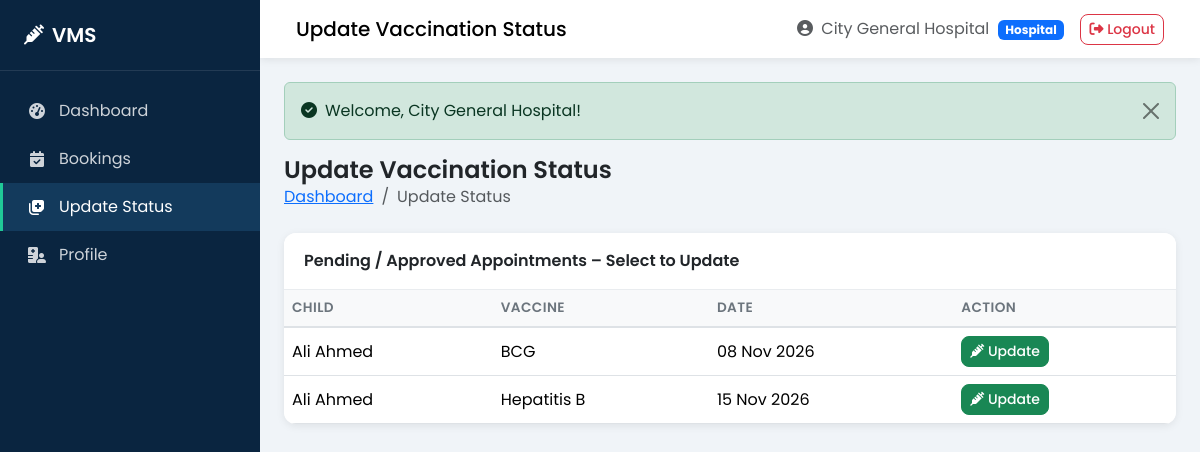
The app's page /hospital/vaccination-status.php (signed in) with its own data.
### tables this page shows
CREATE TABLE `appointments` (
  `id` int(11) NOT NULL AUTO_INCREMENT,
  `parent_id` int(11) NOT NULL,
  `child_id` int(11) NOT NULL,
  `hospital_id` int(11) NOT NULL,
  `vaccine_id` int(11) NOT NULL,
  `appointment_date` date NOT NULL,
  `appointment_time` time NOT NULL,
  `status` enum('pending','approved','rejected','completed','cancelled') NOT NULL DEFAULT 'pending',
  `notes` text DEFAULT NULL,
  `admin_notes` text DEFAULT NULL,
  `created_at` timestamp NOT NULL DEFAULT CURRENT_TIMESTAMP,
  `updated_at` timestamp NOT NULL DEFAULT CURRENT_TIMESTAMP ON UPDATE CURRENT_TIMESTAMP,
  PRIMARY KEY (`id`),
  KEY `parent_id` (`parent_id`),
  KEY `child_id` (`child_id`),
  KEY `hospital_id` (`hospital_id`),
  KEY `vaccine_id` (`vaccine_id`),
  KEY `idx_appointment_date` (`appointment_date`),
  KEY `idx_status` (`status`),
  CONSTRAINT `appointments_ibfk_1` FOREIGN KEY (`parent_id`) REFERENCES `parents` (`id`) ON DELETE CASCADE ON UPDATE CASCADE,
  CONSTRAINT `appointments_ibfk_2` FOREIGN KEY (`child_id`) REFERENCES `children` (`id`) ON DELETE CASCADE ON UPDATE CASCADE,
  CONSTRAINT `appointments_ibfk_3` FOREIGN KEY (`hospital_id`) REFERENCES `hospitals` (`id`) ON DELETE CASCADE ON UPDATE CASCADE,
  CONSTRAINT `appointments_ibfk_4` FOREIGN KEY (`vaccine_id`) REFERENCES `vaccines` (`id`) ON DELETE CASCADE ON UPDATE CASCADE
);

CREATE TABLE `children` (
  `id` int(11) NOT NULL AUTO_INCREMENT,
  `parent_id` int(11) NOT NULL,
  `full_name` varchar(100) NOT NULL,
  `date_of_birth` date NOT NULL,
  `gender` enum('male','female','other') NOT NULL,
  `blood_group` varchar(5) DEFAULT NULL,
  `cnic` varchar(15) DEFAULT NULL,
  `birth_certificate_no` varchar(50) DEFAULT NULL,
  `status` enum('active','inactive') NOT NULL DEFAULT 'active',
  `created_at` timestamp NOT NULL DEFAULT CURRENT_TIMESTAMP,
  `updated_at` timestamp NOT NULL DEFAULT CURRENT_TIMESTAMP ON UPDATE CURRENT_TIMESTAMP,
  PRIMARY KEY (`id`),
  KEY `parent_id` (`parent_id`),
  CONSTRAINT `children_ibfk_1` FOREIGN KEY (`parent_id`) REFERENCES `parents` (`id`) ON DELETE CASCADE ON UPDATE CASCADE
);

CREATE TABLE `vaccines` (
  `id` int(11) NOT NULL AUTO_INCREMENT,
  `name` varchar(100) NOT NULL,
  `description` text DEFAULT NULL,
  `recommended_age` varchar(50) DEFAULT NULL,
  `doses_required` int(11) NOT NULL DEFAULT 1,
  `interval_days` int(11) DEFAULT 0,
  `availability` enum('available','unavailable') NOT NULL DEFAULT 'available',
  `status` enum('active','inactive') NOT NULL DEFAULT 'active',
  `created_at` timestamp NOT NULL DEFAULT CURRENT_TIMESTAMP,
  `updated_at` timestamp NOT NULL DEFAULT CURRENT_TIMESTAMP ON UPDATE CURRENT_TIMESTAMP,
  PRIMARY KEY (`id`)
);

### config/config.php (called while the page is built, shortened)
<?php
function url($path = '') {
    return BASE_URL . '/' . ltrim($path, '/');
}
function e($string) {
    return htmlspecialchars($string ?? '', ENT_QUOTES, 'UTF-8');
}
function current_user_id() {
    return $_SESSION['user_id'] ?? null;
}

### hospital/vaccination-status.php (the view, shortened to what this page needs)
<?php
require_once __DIR__ . '/../config/db.php';
$hospital_id = current_user_id();
$id = (int)($_GET['id'] ?? 0);
$errors = [];
$pending = [];
if ($id <= 0) {
    $stmt = mysqli_prepare($conn, "SELECT a.*, c.full_name AS child_name, v.name AS vaccine_name
        FROM appointments a
        JOIN children c ON a.child_id = c.id
        JOIN vaccines v ON a.vaccine_id = v.id
        WHERE a.hospital_id = ? AND a.status IN ('pending','approved')
        ORDER BY a.appointment_date ASC");
    mysqli_stmt_bind_param($stmt, "i", $hospital_id);
    mysqli_stmt_execute($stmt);
    $res = mysqli_stmt_get_result($stmt);
    while ($r = mysqli_fetch_assoc($res)) $pending[] = $r;
}
include __DIR__ . '/../includes/header.php';
?>
<div class="page-header">
    <div>
        <h1>Update Vaccination Status</h1>
        <nav aria-label="breadcrumb"><ol class="breadcrumb"><li class="breadcrumb-item"><a href="<?php echo url('hospital/dashboard.php'); ?>">Dashboard</a></li><li class="breadcrumb-item active">Update Status</li></ol></nav>
    </div>
</div>
<?php if ($id > 0 && isset($appointment)): ?>
<div class="row justify-content-center">
    <div class="col-lg-6">
        <div class="card">
            <div class="card-header">Appointment Details</div>
            <div class="card-body">
                <?php if ($errors): ?><div class="alert alert-danger"><?php echo e(implode(', ', $errors)); ?></div><?php endif; ?>
                <p><strong>Child:</strong> <?php echo e($appointment['child_name']); ?></p>
                <p><strong>Parent:</strong> <?php echo e($appointment['parent_name']); ?></p>
                <p><strong>Vaccine:</strong> <?php echo e($appointment['vaccine_name']); ?></p>
                <p><strong>Scheduled:</strong> <?php echo date('d M Y', strtotime($appointment['appointment_date'])); ?> at <?php echo date('h:i A', strtotime($appointment['appointment_time'])); ?></p>
                <hr>
                <form method="POST">
                    <?php echo csrf_field(); ?>
                    <input type="hidden" name="appointment_id" value="<?php echo $appointment['id']; ?>">
                    <div class="mb-3">
                        <label class="form-label">Status *</label>
                        <select name="status" class="form-select" id="statusSelect" required>
                            <option value="completed">Completed</option>
                            <option value="cancelled">Cancelled</option>
                        </select>
                    </div>
                    <div id="completedFields">
                        <div class="mb-3">
                            <label class="form-label">Vaccination Date</label>
                            <input type="date" name="vaccination_date" class="form-control" value="<?php echo date('Y-m-d'); ?>">
                        </div>
                        <div class="mb-3">
                            <label class="form-label">Dose Number</label>
                            <input type="number" name="dose_number" class="form-control" value="1" min="1">
                        </div>
                        <div class="mb-3">
                            <label class="form-label">Administered By</label>
                            <input type="text" name="administered_by" class="form-control" placeholder="Doctor / Nurse name">
                        </div>
                    </div>
                    <div class="mb-3">
                        <label class="form-label">Notes</label>
                        <textarea name="notes" class="form-control" rows="2"></textarea>
                    </div>
                    <button type="submit" class="btn btn-success">Update Status</button>
                    <a href="<?php echo url('hospital/bookings.php'); ?>" class="btn btn-outline-secondary">Cancel</a>
                </form>
            </div>
        </div>
    </div>
</div>
<?php else: ?>
<div class="card">
    <div class="card-header">Pending / Approved Appointments – Select to Update</div>
    <div class="table-responsive">
        <table class="table table-hover mb-0">
            <thead><tr><th>Child</th><th>Vaccine</th><th>Date</th><th>Action</th></tr></thead>
            <tbody>
                <?php if (empty($pending)): ?>
                    <tr><td colspan="4" class="text-center text-muted py-4">No pending appointments</td></tr>
                <?php else: foreach ($pending as $p): ?>
                    <tr>
                        <td><?php echo e($p['child_name']); ?></td>
                        <td><?php echo e($p['vaccine_name']); ?></td>
                        <td><?php echo date('d M Y', strtotime($p['appointment_date'])); ?></td>
                        <td><a href="?id=<?php echo $p['id']; ?>" class="btn btn-sm btn-success"><i class="fas fa-syringe"></i> Update</a></td>
                    </tr>
                <?php endforeach; endif; ?>
            </tbody>
        </table>
    </div>
</div>
<?php endif; ?>
<?php include __DIR__ . '/../includes/footer.php'; ?>

### assets/css/style.css (style rules this page uses)
:root { --primary: #0d6efd; --primary-dark: #0a58ca; --teal: #20c997; --teal-dark: #199d76; --green: #198754; --danger: #dc3545; --warning: #ffc107; --dark: #212529; --gray: #6c757d; --light: #f8f9fa; --sidebar-width: 260px; --sidebar-bg: #0a2540; --sidebar-hover: #133a5c; --card-shadow: 0 0.125rem 0.5rem rgba(0,0,0,0.08); --card-shadow-hover: 0 0.5rem 1.5rem rgba(0,0,0,0.12); }
* { box-sizing: border-box; }
body { font-family: 'Poppins', sans-serif; background-color: #f0f4f8; color: var(--dark); margin: 0; min-height: 100vh; }
.card { border: none; border-radius: 0.75rem; box-shadow: var(--card-shadow); }
.card-header { background: #fff; border-bottom: 1px solid #e9ecef; font-weight: 600; border-radius: 0.75rem 0.75rem 0 0 !important; padding: 1rem 1.25rem; }
.table { margin-bottom: 0; }
.table thead th { background: #f8f9fa; font-weight: 600; font-size: 0.85rem; text-transform: uppercase; letter-spacing: 0.03em; color: var(--gray); border-bottom: 2px solid #dee2e6; white-space: nowrap; }
.table td { vertical-align: middle; }
.table-responsive { border-radius: 0 0 0.75rem 0.75rem; }
.btn { border-radius: 0.5rem; font-weight: 500; }
.page-header { display: flex; flex-wrap: wrap; justify-content: space-between; align-items: center; margin-bottom: 1.5rem; gap: 1rem; }
.page-header h1 { font-size: 1.5rem; font-weight: 600; margin: 0; }
.breadcrumb { margin-bottom: 0; background: transparent; padding: 0; }

### records on screen
appointments: child.full_name "Ali Ahmed", vaccine.name "BCG", appointment_date "08 Nov 2026"
appointments: child.full_name "Ali Ahmed", vaccine.name "Hepatitis B", appointment_date "15 Nov 2026"

### other values on screen
$page_title "Update Vaccination Status"
$_SESSION['user_name'] "City General Hospital"
$_SESSION['role'] "Hospital"
$success "Welcome, City General Hospital!"
